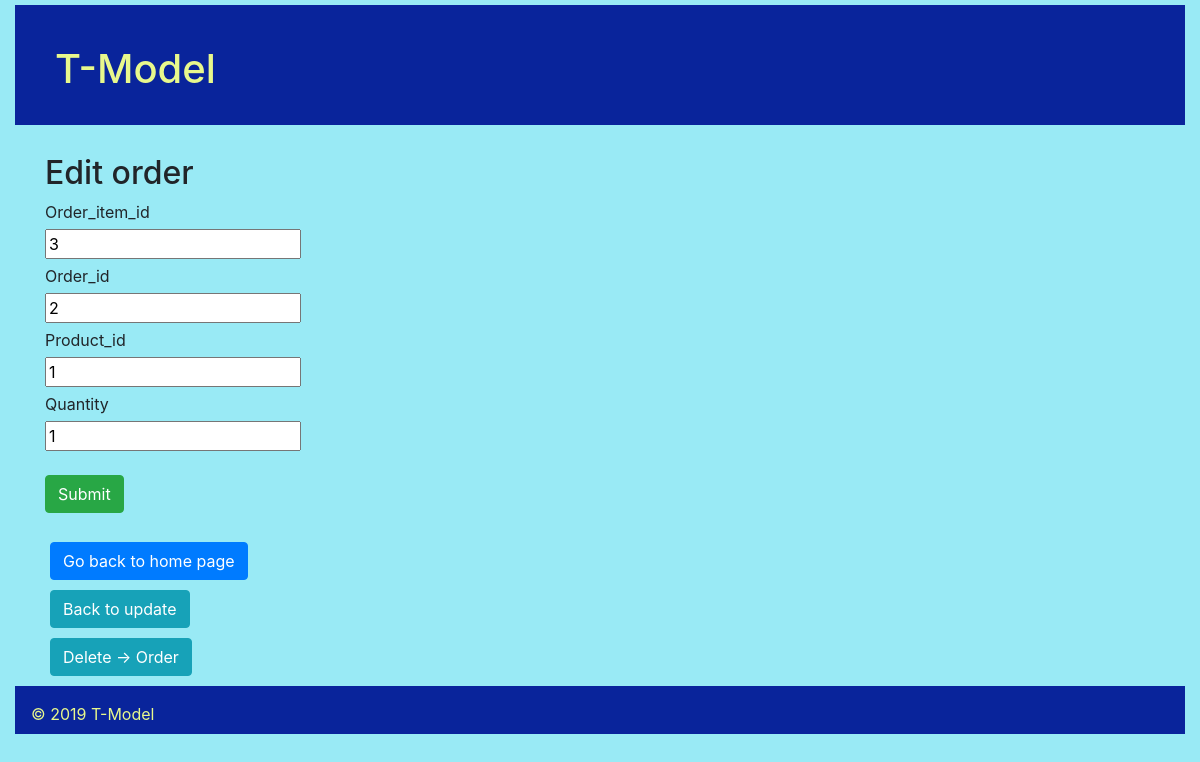
Screenshot of /update_single_order.php?order_item_id=3 with the database file from the repository.
### tables this page shows
CREATE TABLE `orders_items` (
  `order_item_id` int(11) NOT NULL,
  `order_id` int(11) NOT NULL,
  `product_id` int(11) NOT NULL,
  `quantity` int(11) NOT NULL
);

### public/annex/common.php (called while the page is built, shortened)
<?php
function escape($html) {
    return htmlspecialchars($html, ENT_QUOTES | ENT_SUBSTITUTE, "UTF-8");
}

### public/update_single_order.php (the view, shortened to what this page needs)
<?php
require "annex/config.php";
require "annex/common.php";
if (isset($_GET['order_item_id'])) {
  try  {
    $connection = new PDO($dsn, $username, $password, $options);
    $id = $_GET['order_item_id'];
    $sql = "SELECT * FROM orders_items WHERE order_item_id = :order_item_id";
    $statement = $connection->prepare($sql);
    $statement->bindParam(':order_item_id', $id, PDO::PARAM_STR);
    $statement->execute();
    $order = $statement->fetch(PDO::FETCH_ASSOC);
  } catch(PDOException $error) {
      echo $sql . "<br>" . $error->getMessage();
  }
} else {
  echo "Something went wrong!";
  exit;
}
?>
<?php require "../templates/header.php"; ?>
<div class="container">
  <h2>Edit order</h2>
  <form method="post">
      <?php foreach ($order as $key => $value) : ?>
        <label for="<?php echo $key; ?>"><?php echo ucfirst($key); ?></label>
        <input type="text" name="<?php echo $key; ?>" id="<?php echo $key; ?>" value="<?php echo escape($value); ?>" <?php echo ($key === 'order_id' ? 'readonly' : null); ?>><br>
      <?php endforeach; ?> <br>
      <input class="btn btn-success" type="submit" name="submit" value="Submit">
  </form><br>
  <a href="index.php?action=emptyall" class="btn btn-primary" role="button">Go back to home page</a><br>
  <a href="update_order.php" class="btn btn-info" role="button">Back to update</a><br>
  <a href="delete_order.php" class="btn btn-info" role="button">Delete -> Order</a><br>
</div>
<?php require "../templates/footer.php"; ?>

### css/style.css (style rules this page uses)
body { background: rgb(153, 234, 245); --background-image: url("../images/earth2.jpeg"); padding: 0 10px; }
label { display: block; margin: 5px 0; }
.container { min-height: 500px; background: rgb(153, 234, 245); }
a { margin: 5px; }

### rows the page displays
orders_items: order_item_id "3", order_id "2", product_id "1", quantity "1"

### other values shown
$key "Order_item_id"
$key "Order_id"
$key "Product_id"
$key "Quantity"
